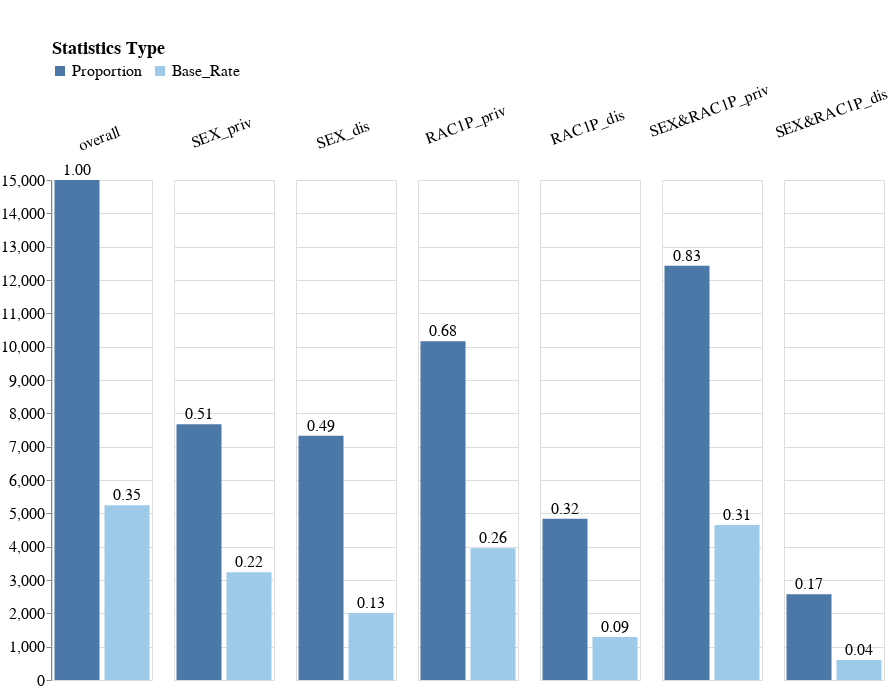

Write notebook code for a chart like this one.
### Markdown cell above
## Check proportions and base rates

### Code cell
create_dataset_stats_bar_chart(data_loader.X_data, data_loader.y_data, sensitive_attributes_dct)

### Figure 1 — Vega-Lite specification as saved in the notebook (floating-point values rounded to 4 significant figures)
{"config": {"view": {"continuousWidth": 400, "continuousHeight": 300}, "axis": {"labelFontSize": 16, "titleFontSize": 18}, "headerColumn": {"labelFontSize": 16, "titleFontSize": 18}, "padding": {"top": 40}}, "data": {"name": "data-3e08f1f8feab710bf7dfebc4ff4fa7d4"}, "facet": {"column": {"field": "Subgroup", "header": {"labelAlign": "center", "labelAnchor": "middle", "labelAngle": -20, "labelPadding": -15}, "sort": ["overall", "SEX_priv", "SEX_dis", "RAC1P_priv", "RAC1P_dis", "SEX&RAC1P_priv", "SEX&RAC1P_dis"], "title": "", "type": "nominal"}}, "spec": {"layer": [{"mark": "bar", "encoding": {"color": {"field": "Statistics_Type", "legend": {"direction": "horizontal", "labelFontSize": 16, "legendX": 0, "legendY": -140, "orient": "none", "title": "Statistics Type", "titleFontSize": 18}, "scale": {"scheme": "tableau20"}, "sort": ["Proportion", "Base_Rate"], "type": "nominal"}, "x": {"axis": null, "field": "Statistics_Type", "sort": ["Proportion", "Base_Rate"], "type": "nominal"}, "y": {"axis": {"grid": true}, "field": "Num_Rows", "scale": {"domain": [0, 15000.0]}, "title": "", "type": "quantitative"}}}, {"mark": {"type": "text", "baseline": "middle", "dy": -10, "fontSize": 16}, "encoding": {"color": {"value": "black"}, "text": {"field": "Percentage", "format": ",.2f", "type": "quantitative"}, "x": {"axis": null, "field": "Statistics_Type", "sort": ["Proportion", "Base_Rate"], "type": "nominal"}, "y": {"axis": {"grid": true}, "field": "Num_Rows", "scale": {"domain": [0, 15000.0]}, "title": "", "type": "quantitative"}}}], "height": 500, "width": 100}, "$schema": "https://vega.github.io/schema/vega-lite/v4.17.0.json", "datasets": {"data-3e08f1f8feab710bf7dfebc4ff4fa7d4": [{"Subgroup": "overall", "Percentage": 1.0, "Num_Rows": 15000, "Statistics_Type": "Proportion"}, {"Subgroup": "overall", "Percentage": 0.3496, "Num_Rows": 5244, "Statistics_Type": "Base_Rate"}, {"Subgroup": "SEX_priv", "Percentage": 0.5113, "Num_Rows": 7669, "Statistics_Type": "Proportion"}, {"Subgroup": "SEX_priv", "Percentage": 0.2157, "Num_Rows": 3236, "Statistics_Type": "Base_Rate"}, {"Subgroup": "SEX_dis", "Percentage": 0.4887, "Num_Rows": 7331, "Statistics_Type": "Proportion"}, {"Subgroup": "SEX_dis", "Percentage": 0.1339, "Num_Rows": 2008, "Statistics_Type": "Base_Rate"}, {"Subgroup": "RAC1P_priv", "Percentage": 0.6775, "Num_Rows": 10163, "Statistics_Type": "Proportion"}, {"Subgroup": "RAC1P_priv", "Percentage": 0.2635, "Num_Rows": 3952, "Statistics_Type": "Base_Rate"}, {"Subgroup": "RAC1P_dis", "Percentage": 0.3225, "Num_Rows": 4837, "Statistics_Type": "Proportion"}, {"Subgroup": "RAC1P_dis", "Percentage": 0.08613, "Num_Rows": 1292, "Statistics_Type": "Base_Rate"}, {"Subgroup": "SEX&RAC1P_priv", "Percentage": 0.8287, "Num_Rows": 12431, "Statistics_Type": "Proportion"}, {"Subgroup": "SEX&RAC1P_priv", "Percentage": 0.3098, "Num_Rows": 4647, "Statistics_Type": "Base_Rate"}, {"Subgroup": "SEX&RAC1P_dis", "Percentage": 0.1713, "Num_Rows": 2569, "Statistics_Type": "Proportion"}, {"Subgroup": "SEX&RAC1P_dis", "Percentage": 0.0398, "Num_Rows": 597, "Statistics_Type": "Base_Rate"}]}}
